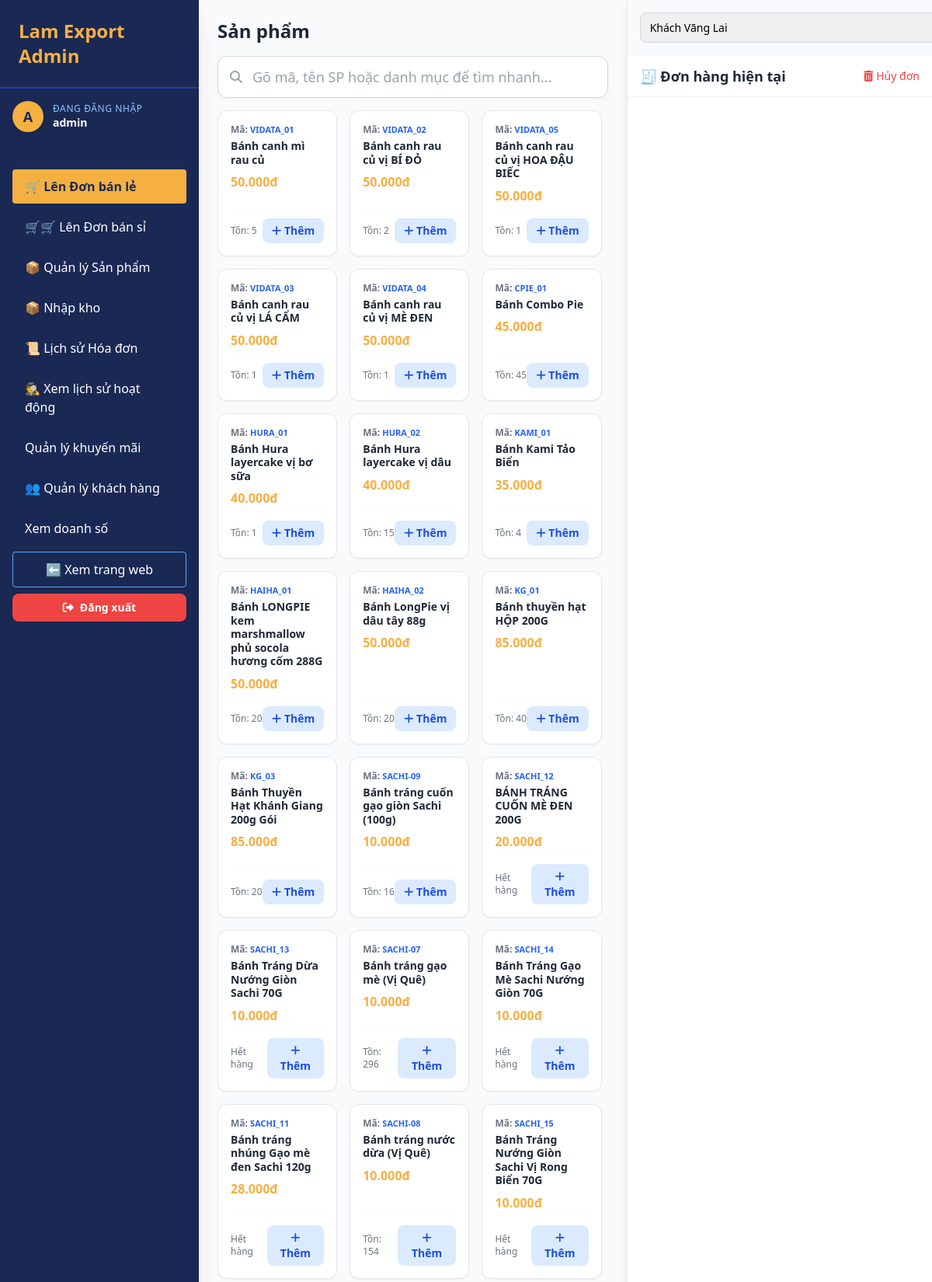
/admin_pos.php (signed in, upper part), run on the app's committed database.
### tables this page shows
CREATE TABLE `products` (
  `id` varchar(11) NOT NULL,
  `category_id` int(11) DEFAULT NULL,
  `category` varchar(100) NOT NULL,
  `product_name` varchar(255) NOT NULL,
  `price` int(11) NOT NULL,
  `wholesale_price` decimal(15,2) NOT NULL DEFAULT 0.00,
  `des1` varchar(1000) DEFAULT NULL,
  `des2` varchar(1000) DEFAULT NULL,
  `unit` varchar(50) NOT NULL,
  `image_url` varchar(255) NOT NULL,
  `image_url_2` varchar(255) DEFAULT NULL,
  `image_url_3` varchar(255) DEFAULT NULL,
  `image_url_4` varchar(255) DEFAULT NULL,
  `certifications` varchar(100) NOT NULL,
  `is_new` tinyint(1) DEFAULT 1,
  `quantity` varchar(100) DEFAULT 'Liên hệ',
  `status` enum('available','hidden') NOT NULL DEFAULT 'available',
  `created_at` timestamp NOT NULL DEFAULT current_timestamp(),
  `updated_at` timestamp NULL DEFAULT NULL,
  `is_trending` tinyint(1) NOT NULL DEFAULT 0,
  `is_sale` tinyint(1) DEFAULT 0,
  `sale_price` int(11) DEFAULT 0
);

### admin_pos.php (the view, shortened to what this page needs)
<?php
require_once 'connect.php';
require_once 'admin_header.php';
$sql_products = "
    SELECT
        p.*,
        c.category_name,
        IF(p.quantity <= 0, 'Hết hàng', CONCAT('Tồn: ', p.quantity)) AS stock_text
    FROM products p
    LEFT JOIN categories c ON p.category_id = c.id
    ORDER BY p.product_name ASC
";
$result_products = mysqli_query($conn, $sql_products);
?>
<body class="bg-gray-100 font-sans antialiased flex h-screen overflow-hidden">
    <div class="flex-1 flex flex-col md:flex-row h-full overflow-hidden bg-gray-50">
        <div class="w-full md:w-7/12 flex flex-col h-full p-4 md:p-6">
            <div class="flex justify-between items-center mb-4">
                <h2 class="text-2xl font-bold text-gray-800">Sản phẩm</h2>
            </div>
            <div class="mb-4 relative shadow-sm">
                <div class="absolute inset-y-0 left-0 pl-4 flex items-center pointer-events-none">
                </div>
                <input type="text" id="posSearch"
                    placeholder="Gõ mã, tên SP hoặc danh mục để tìm nhanh..."
                    class="w-full pl-11 pr-4 py-3 border border-gray-300 rounded-xl focus:outline-none focus:border-blue-500 focus:ring-2 focus:ring-blue-200 transition text-lg font-medium text-gray-700">
            </div>
            <div class="flex-1 overflow-y-auto custom-scrollbar pr-2 pb-20">
                <div class="grid grid-cols-2 lg:grid-cols-3 xl:grid-cols-4 gap-4" id="product_grid">
                    <?php
                    mysqli_data_seek($result_products, 0);
                    while($pro = mysqli_fetch_assoc($result_products)):
                        $search_string = mb_strtolower($pro['id'] . ' ' . $pro['product_name'] . ' ' . ($pro['category_name'] ?? ''), 'UTF-8');
                        $is_out_of_stock = $pro['quantity'] <= 0;
                        $final_price = (isset($pro['is_sale']) && $pro['is_sale'] == 1) && !empty($pro['sale_price']) ? $pro['sale_price'] : $pro['price'];
                    ?>
                    <div class="product-card bg-white border border-gray-200 rounded-xl p-4 flex flex-col h-full shadow-sm hover:shadow-md transition relative" data-search="<?= $search_string ?>">
                        <div class="flex-1">
                            <div class="text-xs font-bold text-gray-500 mb-1">
                                Mã: <span class="text-blue-600 break-all text-[11px]"><?= $pro['id'] ?></span>
                            </div>
                            <h3 class="font-bold text-gray-800 text-sm leading-tight mb-2" title="<?= $pro['product_name'] ?>">
                                <?= $pro['product_name'] ?>
                            </h3>
                            <?php if (isset($pro['is_sale']) && $pro['is_sale'] == 1 && !empty($pro['sale_price'])): ?>
                                <div class="text-red-500 font-extrabold mb-1">
                                    <?= number_format($final_price, 0, ',', '.') ?>đ
                                    <span class="text-xs text-gray-400 font-normal line-through ml-1"><?= number_format($pro['price'], 0, ',', '.') ?>đ</span>
                                </div>
                            <?php else: ?>
                                <div class="text-[#f5b041] font-extrabold mb-1"><?= number_format($final_price, 0, ',', '.') ?>đ</div>
                            <?php endif; ?>
                        </div>
                        <div class="mt-auto pt-3 border-t border-gray-50 flex items-center justify-between">
                            <span class="text-xs font-medium <?= $is_out_of_stock ? 'text-red-500' : 'text-gray-500' ?>">
                                <?= $pro['stock_text'] ?>
                            </span>
                           <?php if(!$is_out_of_stock): ?>
                                <button id="btn_add_<?= htmlspecialchars(trim($pro['id']), ENT_QUOTES) ?>"
                                        onclick="addToCart(<?= htmlspecialchars(json_encode(trim($pro['id'])), ENT_QUOTES) ?>, <?= htmlspecialchars(json_encode(trim($pro['product_name'])), ENT_QUOTES) ?>, <?= (float)$final_price ?: 0 ?>, <?= (int)$pro['quantity'] ?: 0 ?>)"
                                        class="bg-blue-100 text-blue-700 hover:bg-blue-600 hover:text-white px-3 py-1.5 rounded-lg text-sm font-bold transition">
                                    <i class="fas fa-plus"></i> Thêm
                                </button>
                            <?php else: ?>
                                <button id="btn_add_<?= trim($pro['id']) ?>" disabled data-name="<?= htmlspecialchars(trim($pro['product_name']), ENT_QUOTES) ?>" class="bg-gray-100 text-gray-400 px-3 py-1.5 rounded-lg text-sm font-bold cursor-not-allowed">
                                    Hết
                                </button>
                            <?php endif; ?>
                        </div>
                    </div>
                    <?php endwhile; ?>
                </div>
            </div>
        </div>
        <div class="w-full md:w-5/12 bg-white border-l border-gray-200 flex flex-col h-full shadow-lg z-20">
            <div class="p-4 border-b border-gray-100 bg-gray-50">
                <div class="flex gap-2">
                    <select id="customer_select" class="flex-1 border border-gray-300 rounded-lg p-2 focus:ring-2 focus:ring-blue-500 text-sm font-medium">
                        <option value="0">Khách Vãng Lai</option>
                    </select>
                </div>
            </div>
            <div class="px-4 py-3 border-b border-gray-100 flex justify-between items-center bg-white">
                <h3 class="font-bold text-lg text-gray-800">🧾 Đơn hàng hiện tại</h3>
                <button onclick="clearCart()" class="text-sm text-red-500 hover:text-red-700 font-medium transition">
                    <i class="fas fa-trash-alt mr-1"></i>Hủy đơn
                </button>
            </div>
            <div id="cart_list" class="flex-1 p-4 overflow-y-auto space-y-3 custom-scrollbar">
                </div>
        </div>
    </div>
</body>
</html>

### data on the page
products: id "VIDATA_01", product_name "Bánh canh mì rau củ", final_price "50.000", stock_text "Tồn: 5"
products: id "VIDATA_02", product_name "Bánh canh rau củ vị BÍ ĐỎ", final_price "50.000", stock_text "Tồn: 2"
products: id "VIDATA_05", product_name "Bánh canh rau củ vị HOA ĐẬU BIẾC", final_price "50.000", stock_text "Tồn: 1"
products: id "VIDATA_03", product_name "Bánh canh rau củ vị LÁ CẨM", final_price "50.000", stock_text "Tồn: 1"
products: id "VIDATA_04", product_name "Bánh canh rau củ vị MÈ ĐEN", final_price "50.000", stock_text "Tồn: 1"
products: id "CPIE_01", product_name "Bánh Combo Pie", final_price "45.000", stock_text "Tồn: 45"
products: id "HURA_01", product_name "Bánh Hura layercake vị bơ sữa", final_price "40.000", stock_text "Tồn: 1"
products: id "HURA_02", product_name "Bánh Hura layercake vị dâu", final_price "40.000", stock_text "Tồn: 15"
products: id "KAMI_01", product_name "Bánh Kami Tảo Biển", final_price "35.000", stock_text "Tồn: 4"
products: id "HAIHA_01", product_name "Bánh LONGPIE kem marshmallow phủ socola hương cốm 288G", final_price "50.000", stock_text "Tồn: 20"
products: id "HAIHA_02", product_name "Bánh LongPie vị dâu tây 88g", final_price "50.000", stock_text "Tồn: 20"
products: id "KG_01", product_name "Bánh thuyền hạt HỘP 200G", final_price "85.000", stock_text "Tồn: 40"
products: id "KG_03", product_name "Bánh Thuyền Hạt Khánh Giang 200g Gói", final_price "85.000", stock_text "Tồn: 20"
products: id "SACHI-09", product_name "Bánh tráng cuốn gạo giòn Sachi (100g)", final_price "10.000", stock_text "Tồn: 16"
products: id "SACHI_12", product_name "BÁNH TRÁNG CUỐN MÈ ĐEN 200G", final_price "20.000", stock_text "Hết hàng"
products: id "SACHI_13", product_name "Bánh Tráng Dừa Nướng Giòn Sachi 70G", final_price "10.000", stock_text "Hết hàng"
products: id "SACHI-07", product_name "Bánh tráng gạo mè (Vị Quê)", final_price "10.000", stock_text "Tồn: 296"
products: id "SACHI_14", product_name "Bánh Tráng Gạo Mè Sachi Nướng Giòn 70G", final_price "10.000", stock_text "Hết hàng"
products: id "SACHI_11", product_name "Bánh tráng nhúng Gạo mè đen Sachi 120g", final_price "28.000", stock_text "Hết hàng"
products: id "SACHI-08", product_name "Bánh tráng nước dừa (Vị Quê)", final_price "10.000", stock_text "Tồn: 154"
products: id "SACHI_15", product_name "Bánh Tráng Nướng Giòn Sachi Vị Rong Biển 70G", final_price "10.000", stock_text "Hết hàng"

### other printed values
substr($_SESSION['admin_username'], 0, 1) "A"
$_SESSION['admin_username'] "admin"
